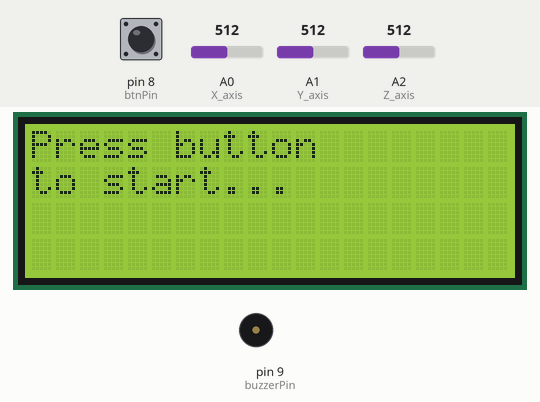
Simulated run of this sketch. Board: Arduino Uno, built with avr-gcc and run on an emulated ATmega328P. Parts: 20×4 character LCD, buzzer (waves = sounding). Inputs (shaded band) come from the test bench; at power-on: pin 8 (btnPin) LOW, A2 (Z_axis) = 512, A0 (X_axis) = 512, A1 (Y_axis) = 512. What the sketch prints to the serial monitor is not drawn.

Above: at 0.9 s.
1.0 s: pin 8 (btnPin) pulled HIGH for 0.15 s
At 2.4 s:
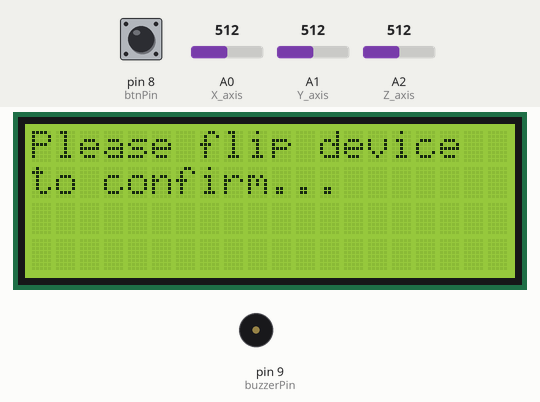
3.3 s: A2 (Z_axis) set to 280
At 4.2 s:
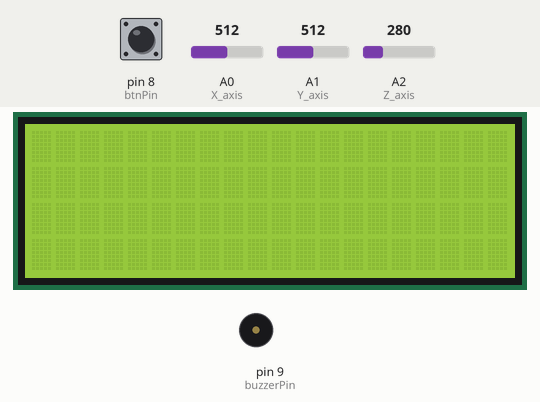
6.3 s: A2 (Z_axis) set to 306
7.8 s: A2 (Z_axis) set to 122
At 8.8 s:
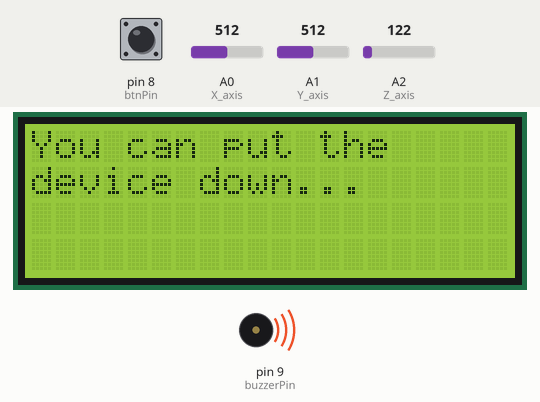
Timing chart, 0 to 17.7 s (numbered marks = the images above; inputs shaded):
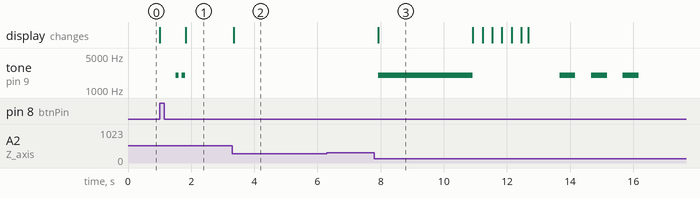

The sketch:

SandglassWannabeTimer.ino
```cpp
/* Arduino 'Sandglass-wannabe' timer project

   Components:
                - Arduino Uno
                - ADXL335
                - I2C LCD screen (20x4)
                - Passive Buzzer
                - Push button tactile switch
                - 220Ohm resistor
                - 10KOhm resistor
                - Breadboard
                - Some jumper wires

   Created on 31 October 2022 by c010blind3ngineer
*/

#include <LiquidCrystal_I2C.h>

LiquidCrystal_I2C lcd(0x27, 20, 4);

/*
  Nokia Tune
  Connect a piezo buzzer or speaker to pin 11 or select a new pin.
  More songs available at https://github.com/robsoncouto/arduino-songs

                                              Robson Couto, 2019
*/
#define NOTE_B0  31
#define NOTE_C1  33
#define NOTE_CS1 35
#define NOTE_D1  37
#define NOTE_DS1 39
#define NOTE_E1  41
#define NOTE_F1  44
#define NOTE_FS1 46
#define NOTE_G1  49
#define NOTE_GS1 52
#define NOTE_A1  55
#define NOTE_AS1 58
#define NOTE_B1  62
#define NOTE_C2  65
#define NOTE_CS2 69
#define NOTE_D2  73
#define NOTE_DS2 78
#define NOTE_E2  82
#define NOTE_F2  87
#define NOTE_FS2 93
#define NOTE_G2  98
#define NOTE_GS2 104
#define NOTE_A2  110
#define NOTE_AS2 117
#define NOTE_B2  123
#define NOTE_C3  131
#define NOTE_CS3 139
#define NOTE_D3  147
#define NOTE_DS3 156
#define NOTE_E3  165
#define NOTE_F3  175
#define NOTE_FS3 185
#define NOTE_G3  196
#define NOTE_GS3 208
#define NOTE_A3  220
#define NOTE_AS3 233
#define NOTE_B3  247
#define NOTE_C4  262
#define NOTE_CS4 277
#define NOTE_D4  294
#define NOTE_DS4 311
#define NOTE_E4  330
#define NOTE_F4  349
#define NOTE_FS4 370
#define NOTE_G4  392
#define NOTE_GS4 415
#define NOTE_A4  440
#define NOTE_AS4 466
#define NOTE_B4  494
#define NOTE_C5  523
#define NOTE_CS5 554
#define NOTE_D5  587
#define NOTE_DS5 622
#define NOTE_E5  659
#define NOTE_F5  698
#define NOTE_FS5 740
#define NOTE_G5  784
#define NOTE_GS5 831
#define NOTE_A5  880
#define NOTE_AS5 932
#define NOTE_B5  988
#define NOTE_C6  1047
#define NOTE_CS6 1109
#define NOTE_D6  1175
#define NOTE_DS6 1245
#define NOTE_E6  1319
#define NOTE_F6  1397
#define NOTE_FS6 1480
#define NOTE_G6  1568
#define NOTE_GS6 1661
#define NOTE_A6  1760
#define NOTE_AS6 1865
#define NOTE_B6  1976
#define NOTE_C7  2093
#define NOTE_CS7 2217
#define NOTE_D7  2349
#define NOTE_DS7 2489
#define NOTE_E7  2637
#define NOTE_F7  2794
#define NOTE_FS7 2960
#define NOTE_G7  3136
#define NOTE_GS7 3322
#define NOTE_A7  3520
#define NOTE_AS7 3729
#define NOTE_B7  3951
#define NOTE_C8  4186
#define NOTE_CS8 4435
#define NOTE_D8  4699
#define NOTE_DS8 4978
#define REST      0

// change this to make the song slower or faster
int tempo = 180;

// notes of the moledy followed by the duration.
// a 4 means a quarter note, 8 an eighteenth , 16 sixteenth, so on
// !!negative numbers are used to represent dotted notes,
// so -4 means a dotted quarter note, that is, a quarter plus an eighteenth!!
int melody[] = {

  // Nokia Ringtone
  // Score available at https://musescore.com/user/29944637/scores/5266155

  NOTE_E5, 8, NOTE_D5, 8, NOTE_FS4, 4, NOTE_GS4, 4,
  NOTE_CS5, 8, NOTE_B4, 8, NOTE_D4, 4, NOTE_E4, 4,
  NOTE_B4, 8, NOTE_A4, 8, NOTE_CS4, 4, NOTE_E4, 4,
  NOTE_A4, 2,
};

// sizeof gives the number of bytes, each int value is composed of two bytes (16 bits)
// there are two values per note (pitch and duration), so for each note there are four bytes
int notes = sizeof(melody) / sizeof(melody[0]) / 2;

// this calculates the duration of a whole note in ms
int wholenote = (60000 * 4) / tempo;

int divider = 0, noteDuration = 0;

byte fillin[8] = {
  B11111,
  B11111,
  B11111,
  B11111,
  B11111,
  B11111,
  B11111,
  B11111,
};

byte nofill[8] = {
  B00000,
  B00000,
  B00000,
  B00000,
  B00000,
  B00000,
  B00000,
  B00000,
};

// Do note Arduino Uno only can store up to 16-bit (2-byte)
// https://www.arduino.cc/reference/en/language/variables/data-types/int/
// https://www.arduino.cc/reference/en/language/variables/data-types/unsignedint/

const int secs_per_box = 3750;  // Time for each array of pixels in one box (total of 80 array of pixel boxes on the LCD (20x4))

int Mins = 0;
int Secs = 0;
int i; // columns
int j; // rows

const int btnPin = 8;
const int buzzerPin = 9;

int X_axis = A0;
int Y_axis = A1;
int Z_axis = A2;
int x, y, z;
const int deg_acc = 10;
boolean trigCDT = false;    // Trigger countdown timer
boolean trigBeep = false;   // Trigger tone when timer ends

unsigned long trigStart;
unsigned long trigEnd;
unsigned int t = 0;

void setup() {
  lcd.init();
  lcd.backlight();
  lcd.createChar(0, fillin);
  lcd.createChar(1, nofill);
  Serial.begin(9600);
  pinMode(btnPin, INPUT);
  pinMode(buzzerPin, OUTPUT);
  lcd.setCursor(0, 0);
  lcd.print("Press button");
  lcd.setCursor(0, 1);
  lcd.print("to start...");
  while (digitalRead(btnPin) != HIGH) {}
  lcd.clear();
}

void loop() {
  if (digitalRead(btnPin) == HIGH) {
    lcd.clear();
    Serial.print("Calibrating");
    delay(500);
    t = 0;
    tone(buzzerPin, 2000);
    delay(100);
    noTone(buzzerPin);
    delay(100);
    tone(buzzerPin, 2000);
    delay(100);
    noTone(buzzerPin);

    lcd.setCursor(0, 0);
    lcd.print("Please flip device");
    lcd.setCursor(0, 1);
    lcd.print("to confirm...");

    trigCDT = false;
    trigBeep = false;
  }
  // Read XYZ axis values
  x = analogRead(X_axis);
  y = analogRead(Y_axis);
  z = analogRead(Z_axis);
  // Display XYZ axis values on Serial Monitor
  Serial.print(x);
  Serial.print("\t");
  Serial.print(y);
  Serial.print("\t");
  Serial.print(z);
  Serial.println();

  // User has to hold the device upside down for 3 secs to verify that they want to start the timer
  if (z < 290) {
    while (t < 1) { // Detect the time/moment the User 'flipped' the device upside down
      lcd.clear();
      trigStart = millis();
      t = 1;
    }
    trigEnd = millis();   // This here to compare the current time and the 'flipped' time below

    // Compare the 'flipped' time vs current time,
    // check if it already exceeded the time limit (3 secs) for verification.
    // Then start the countdown timer after 1 sec delay.
    if (trigEnd - trigStart > 3000) {
      lcd.setCursor(0, 0);
      lcd.print("You can put the");
      lcd.setCursor(0, 1);
      lcd.print("device down...");
      tone(buzzerPin, 2000);
      delay(3000);
      noTone(buzzerPin);
      lcd.clear();
      stbar_pos1();
      delay(1000);
      trigCDT = true;
    }
  }

  // Start countdown timer when the device is FLIPPED
  if (trigCDT == true) {
    // Beep three times before start of countdown timer
    tone(buzzerPin, 2000);
    delay(500);
    noTone(buzzerPin);
    delay(500);
    tone(buzzerPin, 2000);
    delay(500);
    noTone(buzzerPin);
    delay(500);
    tone(buzzerPin, 2000);
    delay(500);
    noTone(buzzerPin);

    // Start countdown timer function
    ctndownbar_pos1();

    // Once timer ends, show message on LCD and trigger tone
    lcd.setCursor(0, 0);
    lcd.print("Time's Up!");
    trigCDT = false;
    trigBeep = true;
  }
  if (trigBeep == true) {
    // I chose to have the Nokia ringtone :)
    // You can uncomment the below lines to get the default beeping tones.
    // Once the ringtone is playing, to stop just LONG PRESS the button.
    timer_ringtone();

    //    tone(buzzerPin, 3000);
    //    delay(500);
    //    noTone(buzzerPin);
  }
  delay(100);
}

// Startup loading bar during initialization
void stbar_pos1() {
  for (i = 19; i >= 0; i--) {  //columns
    for (j = 3; j >= 0; j--) { //rows
      lcd.setCursor(i, j);
      lcd.write(byte(0));
      delay(20);
    }
  }
}

// Countdown bar when the timer starts
void ctndownbar_pos1() {
  for (i = 0; i < 20; i ++) { //columns
    for (j = 0; j < 4; j++) { //rows
      delay(secs_per_box);
      lcd.setCursor(i, j);
      lcd.write(byte(1));
    }
  }
}

// Nokia ringtone
void timer_ringtone() {
  // iterate over the notes of the melody.
  // Remember, the array is twice the number of notes (notes + durations)
  for (int thisNote = 0; thisNote < notes * 2; thisNote = thisNote + 2) {

    // calculates the duration of each note
    divider = melody[thisNote + 1];
    if (divider > 0) {
      // regular note, just proceed
      noteDuration = (wholenote) / divider;
    } else if (divider < 0) {
      // dotted notes are represented with negative durations!!
      noteDuration = (wholenote) / abs(divider);
      noteDuration *= 1.5; // increases the duration in half for dotted notes
    }

    // we only play the note for 90% of the duration, leaving 10% as a pause
    tone(buzzerPin, melody[thisNote], noteDuration * 0.9);

    // Wait for the specief duration before playing the next note.
    delay(noteDuration);

    // stop the waveform generation before the next note.
    noTone(buzzerPin);
  }
}
```

Measured:
- after the input at 1.0 s, tone on pin 9 (buzzerPin): alternates 2000 Hz for 0.10 s and silent for 0.10 s, 4 changes in all, then stays silent, starting after 0.51 s; the display: first changes at once (image 1 shows a later state)
- after the input at 3.3 s, the display: changes after 0.05 s (image 2)
- after the input at 6.3 s, tone on pin 9 (buzzerPin): stays silent (without the input it goes to 2000 Hz after 0.11 s)
- after the input at 7.8 s, tone on pin 9 (buzzerPin): plays 2000 Hz for 3.0 s, 2000 Hz for 0.50 s, 2000 Hz for 0.50 s, 2000 Hz for 0.50 s, starting after 0.12 s; the display: changes after 0.12 s (image 3)
